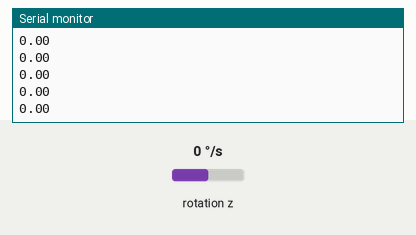
The sketch below on a simulated Arduino Uno, built with avr-gcc and run on an emulated ATmega328P. Shown: the last lines printed to the serial monitor. Wiring (inferred from the names in the program): MPU-6050 motion sensor at I2C address 0x68. The test bench sets the inputs (shaded band); at power-on: rotation z 0 °/s.

Above: at 1.2 s.
1.3 s: rotation z set to -192 °/s
At 1.32 s:
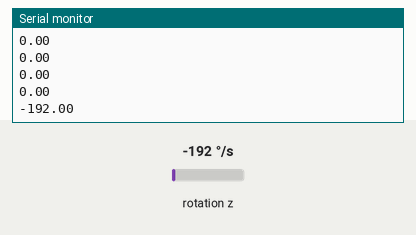
2.8 s: rotation z set to -100 °/s
At 2.83 s:
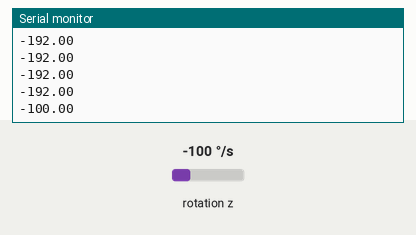
Timing chart, 0 to 5.8 s (numbered marks = the images above; inputs shaded):
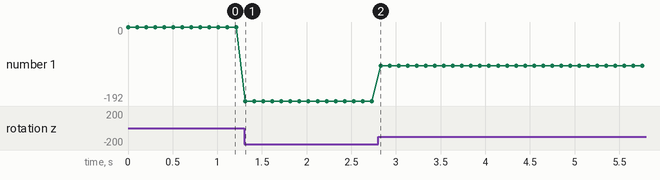

Measured:
- after the input at 1.3 s, the serial monitor: prints a new line at once (image 1)
- after the input at 2.8 s, the serial monitor: prints a new line at once (image 2)
- plotted number 1: 0 → -192 after the input at 1.3 s, -192 → -100 after the input at 2.8 s

The sketch:

IMU_Z.ino
```cpp
#include <Wire.h>

// MPU6050 I2C address
int MPU6050_ADDR = 0x68;

// Registers
int PWR_MGMT_1 = 0x6B;
int GYRO_ZOUT_H = 0x47;

void setup() {
  Wire.begin();
  Serial.begin(9600);

  // Wake up the MPU6050
  Wire.beginTransmission(MPU6050_ADDR);
  Wire.write(PWR_MGMT_1);
  Wire.write(0);
  Wire.endTransmission(true);
}

void loop() {
  int16_t gyro_z = readIMU(GYRO_ZOUT_H);
  // Convert the raw gyroscope value to degrees per second
  float yaw = gyro_z / 131.0;
  Serial.println(yaw);
  delay(100);
}

int16_t readIMU(int address) {
  Wire.beginTransmission(MPU6050_ADDR);
  Wire.write(address);
  Wire.endTransmission(false);

  Wire.requestFrom(MPU6050_ADDR, 2, true);

  int16_t high_byte = Wire.read();
  int16_t low_byte = Wire.read();

  return (high_byte << 8) | low_byte;
}
```
